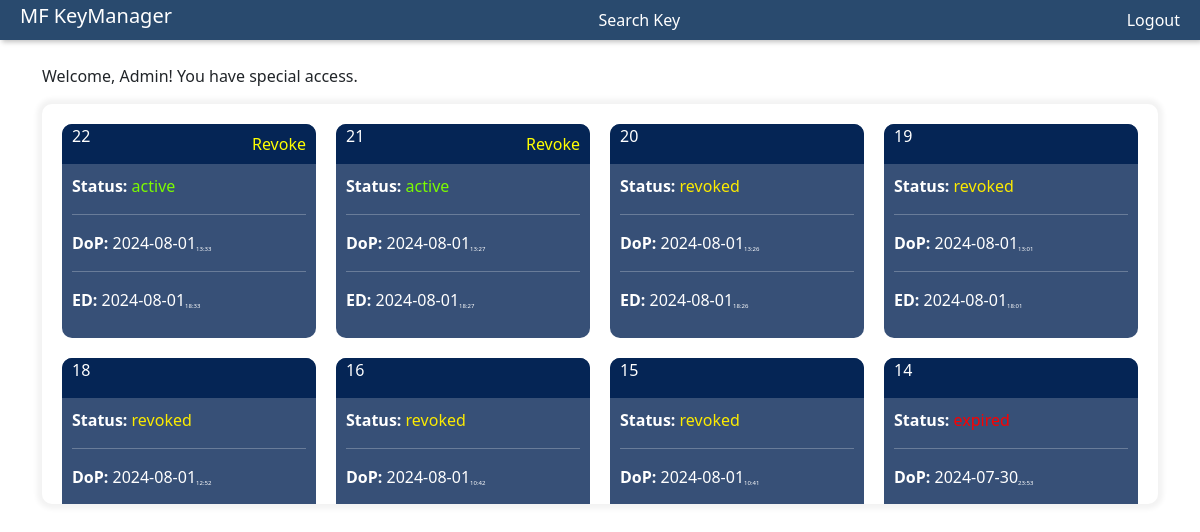
Screenshot of / (signed in) with the database file from the repository.
### base/models.py (models this page shows, shortened)
class Access_key(models.Model):
    STATUS_CHOICES = [
        ('active', 'Active'),
        ('expired', 'Expired'),
        ('revoked', 'Revoked'),
    ]
    user = models.ForeignKey(User, on_delete=models.CASCADE)
    status = models.CharField(max_length=10, choices=STATUS_CHOICES, default='active')
    date_of_procurement = models.DateTimeField(default=timezone.now)
    expiry_date = models.DateTimeField()
    def check_expiry(self):
        if self.expiry_date and self.expiry_date < timezone.now():
            self.status = 'expired'
            self.save(update_fields=['status'])

### base/views.py (the view)
# urls.py: 2. Add a URL to urlpatterns:  path('', views.home, name='home')
@login_required
def home(request):
    user = request.user
    access_keys = Access_key.objects.filter(user=user).order_by('-date_of_procurement')
    all_access_keys = Access_key.objects.all().order_by('-date_of_procurement')
    has_active_key = Access_key.objects.filter(user=user, status='active').exists()
    return render(request,'base/home.html',{'access_keys': access_keys,'all_access_keys': all_access_keys, 'has_active_key': has_active_key})

### users/loginBackend.py (called while the page is built)
    def get_user(self, user_id):
        try:
            return User.objects.get(pk=user_id)
        except User.DoesNotExist:
            return None

### base/templates/base/home.html (shortened to what this page needs)
{% extends 'base/main.html' %}
{% block searchkey %}
    {% if user.is_superuser %}
        <a style="text-decoration: none; color: white;" href="{% url 'search_key' %}">Search Key</a>
    {% endif %}
{% endblock %}
{% block logout %}
    {% if user.is_authenticated %}
    <form id="logout-form" method="POST" action="{% url 'logout' %}" style="display:inline;">
        <button style="border: none; background: none; color: white; margin-left: 20px;" type="submit">Logout</button>
    </form>
    {% endif %}
{% endblock logout %}
{% block content %}
    <div class="container mt-4">
        {% if user.is_superuser %}
            <p>Welcome, Admin! You have special access.</p>
            <div id="admin_keys">
                {% for key in all_access_keys %}
                <div class="key_cards">
                    <div class="key_id">
                        <p>{{ key.id }}</p>
                        {% if key.status == 'active' %}
                        <a style="text-decoration: none; margin-right: 10px; color: yellow;" href="{% url 'revoke_key' key.id %}">Revoke</a>
                        {% endif %}
                    </div>
                    <div class="card_body">
                        {% if key.status == "active" %}
                        <p><strong>Status:</strong> <span style="color: lawngreen;">{{ key.status }}</span></p>
                        <hr>
                        {% elif key.status == "expired"  %}
                        <p><strong>Status:</strong> <span style="color: rgb(252, 0, 0);">{{ key.status }}</span></p>
                        <hr>
                        {% else %}
                        <p><strong>Status:</strong> <span style="color: rgb(252, 235, 0);">{{ key.status }}</span></p>
                        <hr>
                        {% endif %}
                        <p><strong>DoP: </strong>{{ key.date_of_procurement|date:"Y-m-d" }}<sub style="font-size: 6px;">{{ key.date_of_procurement|date:"H:i" }}</sub></p>
                        <hr>
                        <p><strong>ED: </strong>{{ key.expiry_date|date:"Y-m-d" }}<sub style="font-size: 6px;">{{ key.expiry_date|date:"H:i" }}</sub></p>
                    </div>
                </div>
                {% endfor %}
            </div>
        {% endif %}
    </div>
{% endblock content %}

### base/templates/base/main.html (shortened to what this page needs)
{% load static %}
<!DOCTYPE html>
<html lang="en">
<head>
    <link rel="stylesheet" href="{% static 'base/main.css'%}">
    <link rel="stylesheet" href="{% static 'base/home.css'%}">
    <link href="https://cdn.jsdelivr.net/npm/bootstrap@5.0.2/dist/css/bootstrap.min.css" rel="stylesheet">
</head>
<body>
    <nav>
        <h5 class="logo">MF KeyManager</h5>
        {% block searchkey %}
        {% endblock searchkey %}
        {% block logout %}
        {% endblock logout %}
    </nav>
    {% block content %}
    {% endblock content %}
</body>
</html>

### base/static/base/main.css (style rules this page uses)
* { margin: 0; padding: 0; box-sizing: border-box; }
body { background-color: white; color: white; }
nav { width: 100%; height: 40px; background: rgb(41, 74, 110); box-shadow: 2px 2px 5px rgba(0, 0, 0, 0.25); color: white; display: flex; align-items: center; justify-content: space-between; padding: 0px 20px; margin-bottom: 5px; }

### base/static/base/home.css (style rules this page uses)
.key_cards { color: white; background-color: rgba(5, 37, 85, 0.8); height: min-content; border-radius: 10px; }
.key_id { width: 100%; height: 40px; background-color: rgb(5, 37, 85); border-radius: 10px 10px 0 0 ; padding-left: 10px; display: flex; align-items: center; justify-content: space-between; }
.card_body { padding: 10px; }
#admin_keys { width: 100%; height: 400px; padding: 20px; border-radius: 10px; box-shadow: 0px 0px 5px 5px rgba(0, 0, 0, 0.05); display: grid; grid-template-columns: 1fr 1fr 1fr 1fr; column-gap: 20px; row-gap: 20px; overflow: auto; }

### rows the page displays
Access_key: id "22", shows "Revoke", status "active", date_of_procurement "2024-08-01", date_of_procurement "13:33", expiry_date "2024-08-01", expiry_date "18:33"
Access_key: id "21", shows "Revoke", status "active", date_of_procurement "2024-08-01", date_of_procurement "13:27", expiry_date "2024-08-01", expiry_date "18:27"
Access_key: id "20", status "revoked", date_of_procurement "2024-08-01", date_of_procurement "13:26", expiry_date "2024-08-01", expiry_date "18:26"
Access_key: id "19", status "revoked", date_of_procurement "2024-08-01", date_of_procurement "13:01", expiry_date "2024-08-01", expiry_date "18:01"
Access_key: id "18", status "revoked", date_of_procurement "2024-08-01", date_of_procurement "12:52"
Access_key: id "16", status "revoked", date_of_procurement "2024-08-01", date_of_procurement "10:42"
Access_key: id "15", status "revoked", date_of_procurement "2024-08-01", date_of_procurement "10:41"
Access_key: id "14", date_of_procurement "2024-07-30", date_of_procurement "23:53"
